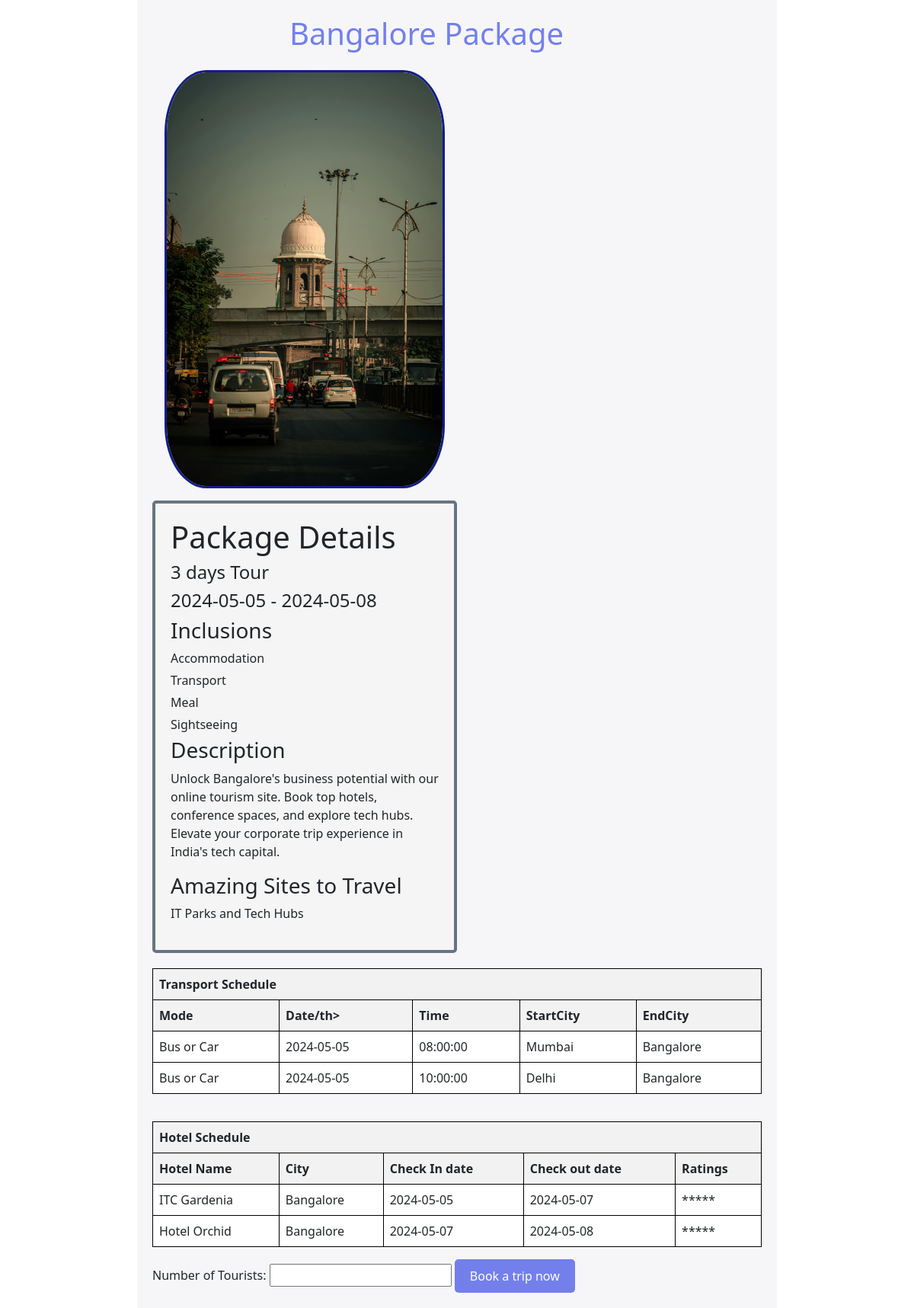
Page /Customer/info.php?package_id=B101 on the committed database.
### tables this page shows
create table BookingPackage(BookingId VARCHAR(20) PRIMARY KEY ,StartDt DATE,EndDt DATE,TypeOfTrip ENUM("Business","Family","Religious"),Location VARCHAR(50),Price DOUBLE(10,2));

create table SchTransport(Bid varchar(20) ,Tid varchar(50) , primary key (Bid,Tid),foreign key (Bid) references BookingPackage(BookingId)ON DELETE CASCADE
,foreign key (Tid)references Transport(Tid) ON DELETE CASCADE
, Date date not null, Time time not null ,StartCity varchar(50),EndCity varchar(50));

create table Transport(Tid varchar(10) primary key, Tmode enum('Bus or Car','Railway','Aeroplane') not null, Tprice int not null);

create table SchHotel(Bid varchar(20) ,Hid varchar(50) , primary key (Bid,Hid),foreign key (Bid) references BookingPackage(BookingId) ON DELETE CASCADE ,foreign key (Hid)
 references hotel(Hid) ON DELETE CASCADE, Check_In date not null ,Check_Out date not null);

create table Hotel(Hid varchar(10) primary key, Hname varchar(50) not null, Hphno varchar(10) unique, Hrent int default 1000, Hcity varchar(50) not null, Hrating enum('*','**','***','****','*****') not null);

### Customer/info.php (the view, shortened to what this page needs)
<!DOCTYPE html>
<html>
<head>
    <link rel="stylesheet" type="text/css" href="https://cdn.jsdelivr.net/npm/bootstrap@5.3.0-alpha1/dist/css/bootstrap.min.css">
    <link rel="stylesheet" type="text/css" href="info.css">
</head>
<body>
    <div class="container-fluid">
    <?php
include 'connection.php';
if (isset($_GET['package_id'])) {
    $selectedPackageType = $_GET['package_id'];
    $packageQuery = "SELECT BookingId,
                     Location, StartDt, EndDt, DATEDIFF(EndDt, StartDt) AS NumberOfDays,
                     Includes, Sites, Description FROM BookingPackage
                     WHERE BookingId = '$selectedPackageType'";
    $packageResult = mysqli_query($connection, $packageQuery);
    if (mysqli_num_rows($packageResult) > 0) {
        $row = mysqli_fetch_assoc($packageResult);
        echo "<h2>" . $row['Location'] . " Package</h2>";
        echo "<div class='box'>";
        echo "<div class='text-image'>";
        echo "<img src='Images/" . $row['Location'] . ".jpg' alt='" . $row['Location'] . " Image' class='image'>";
        echo "</div>";
        echo "<div class='description-container'>";
        ?>
        <h1 class="Title">Package Details</h1>
        <?php
        echo "<h4>" . $row['NumberOfDays'] . " days Tour</h4>";
        echo "<h4>" . $row['StartDt'] . " - " . $row['EndDt'] . "</h4>";
        echo "<h3> Inclusions</h3>";
        echo "<ul>";
        $inclusions = explode(",", $row['Includes']);
        foreach ($inclusions as $inclusion) {
            echo "<li>" . $inclusion . "</li>";
        }
        echo "<h3> Description</h3>";
        echo "<p>" . $row['Description'] . "</p>";
        echo "</ul>";
        echo "<h3>Amazing Sites to Travel</h3>";
        echo "<ul>";
        $sites = explode(",", $row['Sites']);
        foreach ($sites as $site) {
            echo "<li>" . $site . "</li>";
        }
        echo "</ul>";
        echo "</div>";
        echo "</div>";
    }
    else {
        echo "<p>Package ID parameter is missing.</p>";
    }
    echo "<div class='table-container'>";
    $transportQuery = "SELECT t.Tmode, ts.Date, ts.Time, ts.StartCity, ts.EndCity
                       FROM SchTransport ts
                       JOIN Transport t ON ts.Tid = t.Tid
                       WHERE ts.Bid = '$selectedPackageType'";
    $transportResult = mysqli_query($connection, $transportQuery);
    if ($transportResult) {
        echo '<table class="table TransportTable" border="1" width="100%">';
        echo '<thead>';
        echo '<tr>';
        echo '<th colspan="5" class="t2Head">Transport Schedule</th>';
        echo '</tr>';
        echo '<tr>';
        echo '<th>Mode</th>';
        echo '<th>Date/th>';
        echo '<th>Time</th>';
        echo '<th>StartCity</th>';
        echo '<th>EndCity</th>';
        echo '</tr>';
        echo '</thead>';
        while ($row = mysqli_fetch_assoc($transportResult)) {
            echo "<tr>";
            echo "<td>" . $row['Tmode'] . "</td>";
            echo "<td>" . $row['Date'] . "</td>";
            echo "<td>" . $row['Time'] . "</td>";
            echo "<td>" . $row['StartCity'] . "</td>";
            echo "<td>" . $row['EndCity'] . "</td>";
            echo "</tr>";
        }
        echo "</table>";
    } else {
        echo "Error fetching transport schedule: " . mysqli_error($connection);
    }
    $hotelQuery = "SELECT h.Hname, h.Hcity, sh.Check_In, sh.Check_Out, h.Hrating
                   FROM SchHotel sh
                   JOIN hotel h ON sh.Hid = h.Hid
                   WHERE sh.Bid = '$selectedPackageType'";
    $hotelResult = mysqli_query($connection, $hotelQuery);
    if ($hotelResult) {
        echo '<table class="table HotelTable" border="1" width="100%">';
        echo '<thead>';
        echo '<tr>';
        echo '<th colspan="5" class="t2Head">Hotel Schedule</th>';
        echo '</tr>';
        echo '<tr>';
        echo '<th>Hotel Name</th>';
        echo '<th>City</th>';
        echo '<th>Check In date</th>';
        echo '<th>Check out date</th>';
        echo '<th>Ratings</th>';
        echo '</tr>';
        echo '</thead>';
        while ($row = mysqli_fetch_assoc($hotelResult)) {
            echo "<tr>";
            echo "<td>" . $row['Hname'] . "</td>";
            echo "<td>" . $row['Hcity'] . "</td>";
            echo "<td>" . $row['Check_In'] . "</td>";
            echo "<td>" . $row['Check_Out'] . "</td>";
            echo "<td>" . $row['Hrating'] . "</td>";
            echo "</tr>";
        }
        echo "</table>";
    } else {
        echo "Error fetching hotel schedule: " . mysqli_error($connection);
    }
} else {
    echo "<p>Package type not specified</p>";
}
?>
<form action="<?php echo htmlspecialchars($_SERVER["PHP_SELF"]); ?>" method="POST">
    <label for="numTourists">Number of Tourists:</label>
    <input type="number" id="numTourists" name="numTourists" required>
    <button type="submit" class="btn btn-primary book-trip-button">Book a trip now</button>
</form>
</body>
</html>

### Customer/info.css (style rules this page uses)
:root { --color-primary: #7380ec; --color-primary-variant: #111e88; --color-dark-variant: #677483; --color-background: #f6f6f9; }
.container-fluid { max-width: 70%; max-height: 70%; margin: auto; padding: 20px; background-color: var(--color-background); }
h2 { font-size: 40px; text-align: center; margin-right: 10%; color: var(--color-primary); }
.text-image { padding: 2%; width: 50%; display: flex; align-items: flex-start; }
.image { border-radius: 15%; border: 3px solid var(--color-primary-variant); background-size: contain; width: 100%; max-width: 400px; min-height: 250px; margin-right: 20px; }
.description-container { width: 50%; flex: 1; background-color: whitesmoke; padding: 20px; border: 4px solid var(--color-dark-variant); border-radius: 5px; }
.description-container ul { list-style-type: none; padding: 0; }
.description-container li { margin-bottom: 5px; }
.description-container p { margin: 0; line-height: 1.5; }
.table-container { display: flex; flex-direction: column; }
.TransportTable, .HotelTable { margin-top: 20px; border-collapse: collapse; width: 100%; }
.TransportTable th, .TransportTable td, .HotelTable th, .HotelTable td { border: 1px solid black; padding: 8px; text-align: left; }
.TransportTable th, .HotelTable th { background-color: #f2f2f2; }
.book-trip-button { background-color: var(--color-primary); border: none; color: white; padding: 10px 20px; text-align: center; text-decoration: none; font-size: 16px; border-radius: 5px; cursor: pointer; }

### rows in the picture
bookingpackage: Location "Bangalore", Location (picture), StartDt "2024-05-05", EndDt "2024-05-08", Includes "Accommodation", Includes "Transport", Includes "Meal", Includes "Sightseeing", Description "Unlock Bangalore's business potential with our online tourism site. Book top hotels, conference spaces, and explore tech hubs. Elevate your corporate trip experience in India's tech capital.", Sites "IT Parks and Tech Hubs"
schtransport: Tid.Tmode "Bus or Car", Date "2024-05-05", Time "08:00:00", StartCity "Mumbai", EndCity "Bangalore"
schtransport: Tid.Tmode "Bus or Car", Date "2024-05-05", Time "10:00:00", StartCity "Delhi", EndCity "Bangalore"
schhotel: Hid.Hname "ITC Gardenia", Hid.Hcity "Bangalore", Check_In "2024-05-05", Check_Out "2024-05-07", Hid.Hrating "*****"
schhotel: Hid.Hname "Hotel Orchid", Hid.Hcity "Bangalore", Check_In "2024-05-07", Check_Out "2024-05-08", Hid.Hrating "*****"

### other values in the picture
$row['NumberOfDays'] "3"
